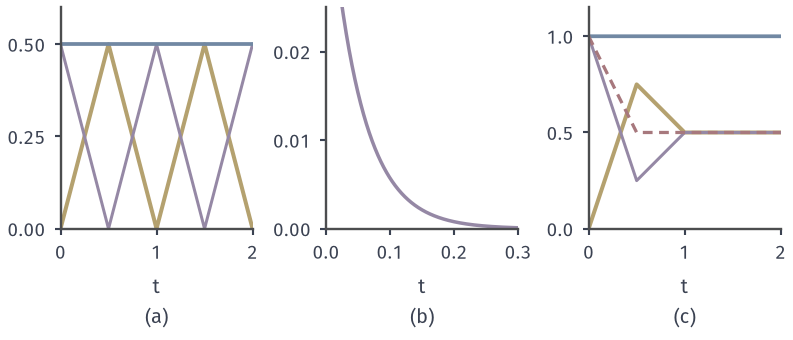

Generate this figure with Python:
from pathlib import Path
import sys
ROOT = next(p for p in Path(__file__).resolve().parents if (p/"build.sh").is_file() and (p/"tex/book.tex").is_file())
sys.path.insert(0, str(ROOT/"figures/06-differential-equations/02-partial-differential-equations/matplotlib/wave-common"))
from wave_common import *
# Target: energy accounting. (a) plucked string, (b) heat L2 energy for same data, (c) tent on the line.
fig, axs = figure(width_mm=112, height_mm=48, ncols=3)
ax = axs[0]; style(ax); t = np.linspace(0, 2, 801); n = np.arange(1, 6001, 2)
a = 4*np.sin(n*np.pi/2)/(n*np.pi)**2; w = n*np.pi; wt = np.outer(t, w)
V = .25*(np.cos(wt)**2*(w*a)**2).sum(1); K = .25*(np.sin(wt)**2*(w*a)**2).sum(1)
ax.plot(t, K, color=YELLOW, lw=1.6); ax.plot(t, V, color=PURPLE, lw=1.2); ax.plot(t, K+V, color=BLUE, lw=1.5)
ax.set_xlim(0, 2); ax.set_ylim(0, .6); ax.set_xticks([0, 1, 2]); ax.set_yticks([0, .25, .5]); sub(ax, 'a', '$t$')
ax = axs[1]; style(ax); t2 = np.linspace(0, .3, 601)
H = .25*(a[None, :]**2*np.exp(-2*np.outer(t2, w**2))).sum(1)
ax.plot(t2, H, color=PURPLE, lw=1.4)
ax.set_xlim(0, .3); ax.set_ylim(0, .025); ax.set_xticks([0, .1, .2, .3]); ax.set_yticks([0, .01, .02]); sub(ax, 'b', '$t$')
ax = axs[2]; style(ax); t3 = np.linspace(0, 2, 401); x = np.linspace(-4, 4, 32001)
Ks = []; Vs = []; Mx = []
for tt in t3:
    ut = .5*(-tent_d(x-tt)+tent_d(x+tt)); ux = .5*(tent_d(x-tt)+tent_d(x+tt))
    Ks.append(.5*np.sum(ut**2)*(x[1]-x[0])); Vs.append(.5*np.sum(ux**2)*(x[1]-x[0])); Mx.append(wave_tent(x, tt).max())
Ks, Vs = np.array(Ks), np.array(Vs)
ax.plot(t3, Ks, color=YELLOW, lw=1.6); ax.plot(t3, Vs, color=PURPLE, lw=1.2); ax.plot(t3, Ks+Vs, color=BLUE, lw=1.5)
ax.plot(t3, Mx, color=RED, lw=1.3, ls=(0, (3, 2)))
ax.set_xlim(0, 2); ax.set_ylim(0, 1.15); ax.set_xticks([0, 1, 2]); ax.set_yticks([0, .5, 1]); sub(ax, 'c', '$t$')
save(fig, HERE(__file__), 'figure', {'formula': 'modal K,V for pluck; heat (1/4) sum a_n^2 exp(-2 n^2 pi^2 t); tent K,V,max|u| by quadrature'})
